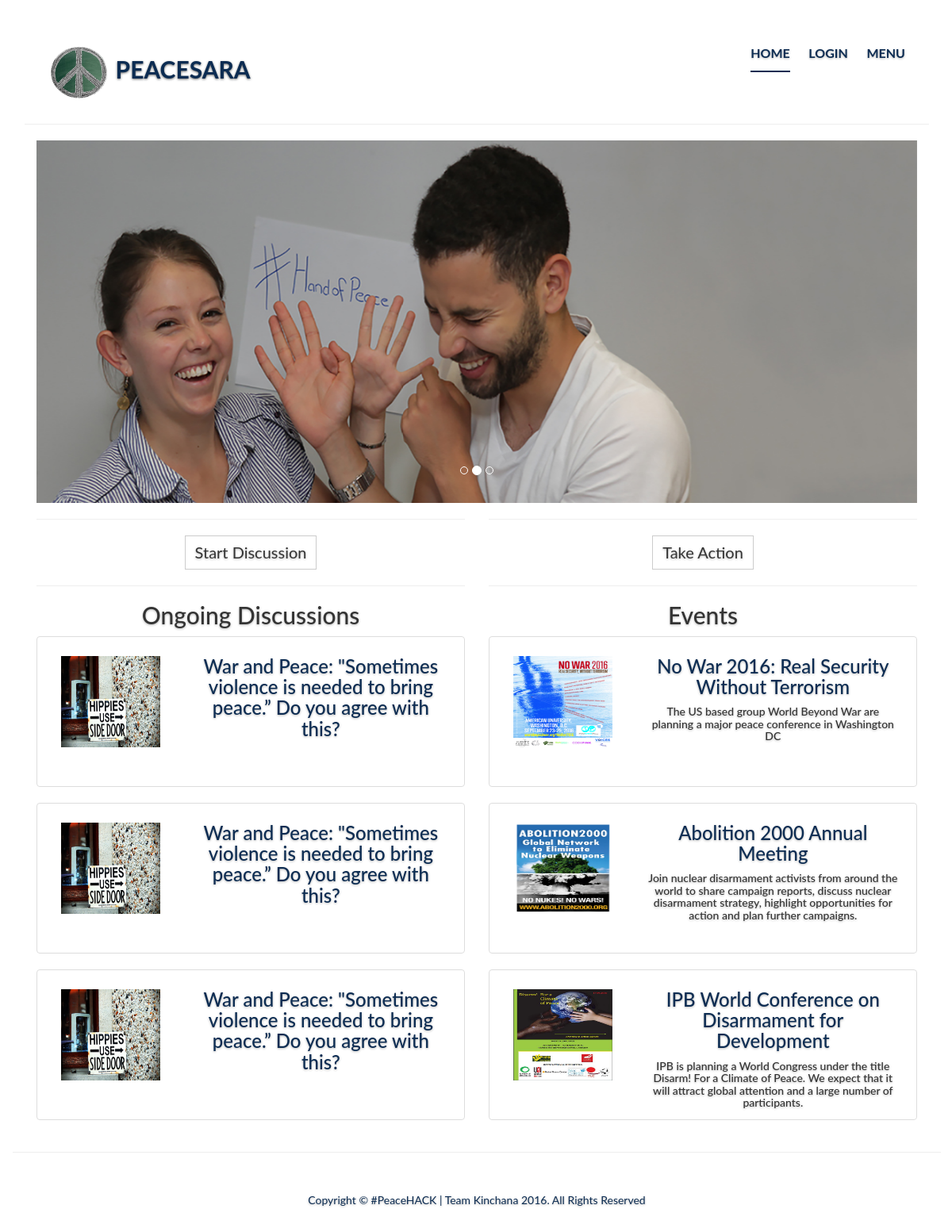
The page / on the database its author committed.
### tables this page shows
CREATE TABLE `event` (
  `EventID` int(11) NOT NULL,
  `EventTitle` varchar(500) NOT NULL,
  `EventDate` varchar(200) NOT NULL,
  `EventPlace` varchar(500) NOT NULL,
  `EventDesc` varchar(500) NOT NULL,
  `EventURL` varchar(500) NOT NULL,
  `EventImage` varchar(500) DEFAULT NULL
);

### index.php (the view, shortened to what this page needs)
<?php
require_once("database/connect.php");
include("include/header.php");
?>
<hr>
<div class="col-lg-12">
  <div id="carousel-example-generic" class="carousel slide" data-ride="carousel">
    <ol class="carousel-indicators">
      <li data-target="#carousel-example-generic" data-slide-to="0" class="active"></li>
      <li data-target="#carousel-example-generic" data-slide-to="1"></li>
      <li data-target="#carousel-example-generic" data-slide-to="2"></li>
    </ol>
    <div class="carousel-inner" role="listbox">
      <div class="item">
        <img src="img/second.jpg" alt="...">
      </div>
    </div>
  </div>
</div>
<div class="col-lg-6">
	<hr>
	<a class="btn btn-default" href="#" role="button">Start Discussion</a>
	<hr>
  <h2>Ongoing Discussions</h2>
  <div class="thumbnail" style="height: 190px">
    <div class="col-lg-4">
      <br>
      <div class="z text-center">
        <img height="115px" width= "125px" src="img/debate1.jpg" alt="Image">
      </div>
      <br>
    </div>
    <div class="col-lg-8">
      <div class="z text-center">
        <h3><a href="#">War and Peace: "Sometimes violence is needed to bring peace.” Do you agree with this?</a></h3>
      </div>
    </div>
  </div>
  <div class="thumbnail" style="height: 190px">
    <div class="col-lg-4">
      <br>
      <div class="z text-center">
        <img height="115px" width= "125px" src="img/debate1.jpg" alt="Image">
      </div>
      <br>
    </div>
    <div class="col-lg-8">
      <div class="z text-center">
        <h3><a href="#">War and Peace: "Sometimes violence is needed to bring peace.” Do you agree with this?</a></h3>
      </div>
    </div>
  </div>
  <div class="thumbnail" style="height: 190px">
    <div class="col-lg-4">
      <br>
      <div class="z text-center">
        <img height="115px" width= "125px" src="img/debate1.jpg" alt="Image">
      </div>
      <br>
    </div>
    <div class="col-lg-8">
      <div class="z text-center">
        <h3><a href="#">War and Peace: "Sometimes violence is needed to bring peace.” Do you agree with this?</a></h3>
      </div>
    </div>
  </div>
</div>
<div class="col-lg-6">
	<hr>
	<a class="btn btn-default" href="events-action.php" role="button">Take Action</a>
	<hr>
  <h2>Events</h2>
  <?php
  $query = "SELECT event.EventID, event.EventImage, event.EventTitle, event.EventDate, event.EventDesc
  FROM event LIMIT 3";
  $result = $conn->query($query);
  if ($result->num_rows) {
    while ($row = mysqli_fetch_assoc($result)) {
      ?>
      <div class="thumbnail" style="height: 190px">
        <div class="col-lg-4">
          <br>
          <div class="z text-center">
            <img height="115px" width= "125px" src="<?php echo $row['EventImage'] ?>" alt="Image">
          </div>
          <br>
        </div>
        <div class="col-lg-8">
          <div class="z text-center">
            <h3><a href="events.php"><?php echo $row['EventTitle'] ?></a></h3>
            <h5><?php echo $row['EventDesc'] ?></h5>
          </div>
        </div>
      </div>
      <?php
    }
  } else {
    echo "No event to show.";
  }
  ?>
</div>
</div>
<hr>
<?php
include("include/footer.php");
?>

### assets/custom/css/style.css (style rules this page uses)
a, a:focus, a:hover { color: #0c2c52; }
html, body { height: 100%; background-color: #ffffff; font-family: "Lato","Helvetica Neue",Helvetica,Arial,sans-serif; }
body { font-family: "Lato","Helvetica Neue",Helvetica,Arial,sans-serif color: #0c2c52; text-align: center; text-shadow: 0 1px 3px rgba(0,0,0,.3); }
.btn-default, .btn-danger, .btn-success { border-radius: 0px; font-size: 20px; }

### rows shown on the page
event: EventImage (picture), EventTitle "No War 2016: Real Security Without Terrorism", EventDesc "The US based group World Beyond War are planning a major peace conference in Washington DC"
event: EventImage (picture), EventTitle "Abolition 2000 Annual Meeting", EventDesc "Join nuclear disarmament activists from around the world to share campaign reports, discuss nuclear disarmament strategy, highlight opportunities for action and plan further campaigns."
event: EventImage (picture), EventTitle "IPB World Conference on Disarmament for Development", EventDesc "IPB is planning a World Congress under the title Disarm! For a Climate of Peace. We expect that it will attract global attention and a large number of participants."
